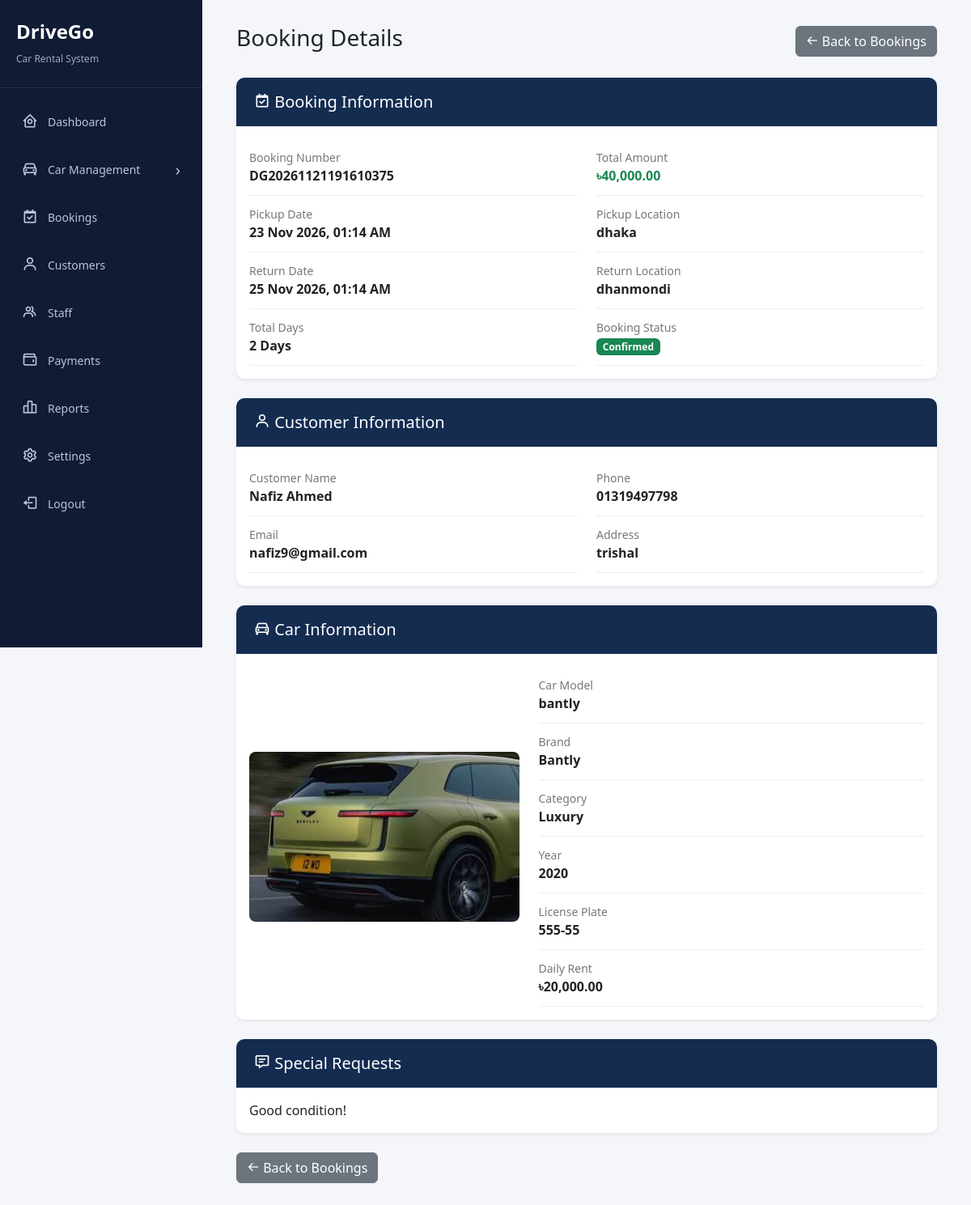
Screenshot of /admin/view_booking.php?id=4 (signed in) with the database file from the repository.
### tables this page shows
CREATE TABLE `bookings` (
  `booking_id` int NOT NULL,
  `booking_number` varchar(20) NOT NULL,
  `customer_id` int NOT NULL,
  `car_id` int NOT NULL,
  `pickup_date` datetime NOT NULL,
  `return_date` datetime NOT NULL,
  `pickup_location` varchar(255) NOT NULL,
  `return_location` varchar(255) NOT NULL,
  `total_days` int NOT NULL,
  `total_amount` decimal(10,2) NOT NULL,
  `status` enum('Pending','Confirmed','Rejected','Cancelled','Ongoing','Completed','Overdue') DEFAULT 'Pending',
  `special_requests` text,
  `created_at` timestamp NULL DEFAULT CURRENT_TIMESTAMP,
  `updated_at` timestamp NULL DEFAULT CURRENT_TIMESTAMP ON UPDATE CURRENT_TIMESTAMP
);

CREATE TABLE `users` (
  `user_id` int NOT NULL,
  `role_id` int NOT NULL,
  `full_name` varchar(100) NOT NULL,
  `email` varchar(100) NOT NULL,
  `phone` varchar(20) DEFAULT NULL,
  `password` varchar(255) NOT NULL,
  `address` text,
  `profile_image` varchar(255) DEFAULT 'default_avatar.png',
  `status` enum('active','inactive','suspended') DEFAULT 'active',
  `created_at` timestamp NULL DEFAULT CURRENT_TIMESTAMP,
  `updated_at` timestamp NULL DEFAULT CURRENT_TIMESTAMP ON UPDATE CURRENT_TIMESTAMP
);

CREATE TABLE `cars` (
  `car_id` int NOT NULL,
  `category_id` int NOT NULL,
  `brand_id` int NOT NULL,
  `model_name` varchar(100) NOT NULL,
  `license_plate` varchar(30) NOT NULL,
  `year` int NOT NULL,
  `seating_capacity` int NOT NULL,
  `fuel_type` enum('Petrol','Diesel','Hybrid','Electric') NOT NULL,
  `transmission` enum('Automatic','Manual') NOT NULL,
  `daily_rate` decimal(10,2) NOT NULL,
  `featured_image` varchar(255) DEFAULT NULL,
  `status` enum('available','rented','maintenance','inactive') DEFAULT 'available',
  `created_at` timestamp NULL DEFAULT CURRENT_TIMESTAMP,
  `updated_at` timestamp NULL DEFAULT CURRENT_TIMESTAMP ON UPDATE CURRENT_TIMESTAMP
);

CREATE TABLE `brands` (
  `brand_id` int NOT NULL,
  `brand_name` varchar(50) NOT NULL,
  `logo` varchar(255) DEFAULT NULL,
  `created_at` timestamp NULL DEFAULT CURRENT_TIMESTAMP
);

CREATE TABLE `categories` (
  `category_id` int NOT NULL,
  `category_name` varchar(50) NOT NULL,
  `description` text,
  `created_at` timestamp NULL DEFAULT CURRENT_TIMESTAMP
);

### admin/view_booking.php (the view, shortened to what this page needs)
<?php
require_once "../config/dbconfig.php";
$booking_id = (int) $_GET['id'];
$sql = "SELECT bookings.*,
               users.full_name,
               users.email,
               users.phone,
               users.address,
               cars.model_name,
               cars.year,
               cars.license_plate,
               cars.daily_rate,
               cars.featured_image,
               brands.brand_name,
               categories.category_name
        FROM bookings
        LEFT JOIN users
        ON bookings.customer_id = users.user_id
        LEFT JOIN cars
        ON bookings.car_id = cars.car_id
        LEFT JOIN brands
        ON cars.brand_id = brands.brand_id
        LEFT JOIN categories
        ON cars.category_id = categories.category_id
        WHERE bookings.booking_id = $booking_id";
$result = mysqli_query($conn, $sql);
$booking = mysqli_fetch_assoc($result);
?>
<!DOCTYPE html>
<html lang="en">
<head>
    <link href="https://cdn.jsdelivr.net/npm/bootstrap@5.3.3/dist/css/bootstrap.min.css" rel="stylesheet">
    <link href="https://unpkg.com/boxicons@2.1.4/css/boxicons.min.css" rel="stylesheet">
    <link rel="stylesheet" href="assets/css/custom.css">
</head>
<body>
    <?php require_once "partials/sidebar.php"; ?>
    <div class="main-content">
        <div class="container-fluid">
            <div class="d-flex justify-content-between align-items-center mb-4">
                <h3>Booking Details</h3>
                <a href="bookings.php" class="btn btn-secondary">
                    <i class='bx bx-arrow-back'></i>
                    Back to Bookings
                </a>
            </div>
            <div class="card details-card shadow-sm mb-4">
                <div class="card-header-custom">
                    <h5 class="mb-0">
                        <i class='bx bx-calendar-check'></i>
                        Booking Information
                    </h5>
                </div>
                <div class="card-body">
                    <div class="row">
                        <div class="col-md-6">
                            <div class="detail-item">
                                <div class="detail-label">Booking Number</div>
                                <div class="detail-value">
                                    <?php echo htmlspecialchars($booking['booking_number']); ?>
                                </div>
                            </div>
                            <div class="detail-item">
                                <div class="detail-label">Pickup Date</div>
                                <div class="detail-value">
                                    <?php echo date('d M Y, h:i A', strtotime($booking['pickup_date'])); ?>
                                </div>
                            </div>
                            <div class="detail-item">
                                <div class="detail-label">Return Date</div>
                                <div class="detail-value">
                                    <?php echo date('d M Y, h:i A', strtotime($booking['return_date'])); ?>
                                </div>
                            </div>
                            <div class="detail-item">
                                <div class="detail-label">Total Days</div>
                                <div class="detail-value">
                                    <?php echo htmlspecialchars($booking['total_days']); ?> Days
                                </div>
                            </div>
                        </div>
                        <div class="col-md-6">
                            <div class="detail-item">
                                <div class="detail-label">Total Amount</div>
                                <div class="detail-value text-success">
                                    ৳<?php echo number_format($booking['total_amount'], 2); ?>
                                </div>
                            </div>
                            <div class="detail-item">
                                <div class="detail-label">Pickup Location</div>
                                <div class="detail-value">
                                    <?php echo htmlspecialchars($booking['pickup_location']); ?>
                                </div>
                            </div>
                            <div class="detail-item">
                                <div class="detail-label">Return Location</div>
                                <div class="detail-value">
                                    <?php echo htmlspecialchars($booking['return_location']); ?>
                                </div>
                            </div>
                            <div class="detail-item">
                                <div class="detail-label">Booking Status</div>
                                <div class="detail-value">
                                    <?php
                                    $status = $booking['status'];
                                    if ($status == 'Pending') {
                                        $badge = 'bg-warning text-dark';
                                    } elseif ($status == 'Confirmed') {
                                        $badge = 'bg-success';
                                    } elseif ($status == 'Rejected') {
                                        $badge = 'bg-danger';
                                    } else {
                                        $badge = 'bg-secondary';
                                    }
                                    ?>
                                    <span class="badge <?php echo $badge; ?>">
                                        <?php echo htmlspecialchars($status); ?>
                                    </span>
                                </div>
                            </div>
                        </div>
                    </div>
                </div>
            </div>
            <div class="card details-card shadow-sm mb-4">
                <div class="card-header-custom">
                    <h5 class="mb-0">
                        <i class='bx bx-user'></i>
                        Customer Information
                    </h5>
                </div>
                <div class="card-body">
                    <div class="row">
                        <div class="col-md-6">
                            <div class="detail-item">
                                <div class="detail-label">Customer Name</div>
                                <div class="detail-value">
                                    <?php echo htmlspecialchars($booking['full_name'] ?? 'Unknown'); ?>
                                </div>
                            </div>
                            <div class="detail-item">
                                <div class="detail-label">Email</div>
                                <div class="detail-value">
                                    <?php echo htmlspecialchars($booking['email'] ?? 'Not available'); ?>
                                </div>
                            </div>
                        </div>
                        <div class="col-md-6">
                            <div class="detail-item">
                                <div class="detail-label">Phone</div>
                                <div class="detail-value">
                                    <?php echo htmlspecialchars($booking['phone'] ?? 'Not available'); ?>
                                </div>
                            </div>
                            <div class="detail-item">
                                <div class="detail-label">Address</div>
                                <div class="detail-value">
                                    <?php echo htmlspecialchars($booking['address'] ?? 'Not available'); ?>
                                </div>
                            </div>
                        </div>
                    </div>
                </div>
            </div>
            <div class="card details-card shadow-sm mb-4">
                <div class="card-header-custom">
                    <h5 class="mb-0">
                        <i class='bx bx-car'></i>
                        Car Information
                    </h5>
                </div>
                <div class="card-body">
                    <div class="row align-items-center">
                        <div class="col-md-5">
                            <?php if (!empty($booking['featured_image'])) { ?>
                                <img
                                    src="../uploads/cars/<?php echo htmlspecialchars($booking['featured_image']); ?>"
                                    class="car-image"
                                    alt="Car Image">
                            <?php } else { ?>
                                <p class="text-muted">No car image available.</p>
                            <?php } ?>
                        </div>
                        <div class="col-md-7">
                            <div class="detail-item">
                                <div class="detail-label">Car Model</div>
                                <div class="detail-value">
                                    <?php echo htmlspecialchars($booking['model_name'] ?? 'Unknown'); ?>
                                </div>
                            </div>
                            <div class="detail-item">
                                <div class="detail-label">Brand</div>
                                <div class="detail-value">
                                    <?php echo htmlspecialchars($booking['brand_name'] ?? 'Unknown'); ?>
                                </div>
                            </div>
                            <div class="detail-item">
                                <div class="detail-label">Category</div>
                                <div class="detail-value">
                                    <?php echo htmlspecialchars($booking['category_name'] ?? 'Unknown'); ?>
                                </div>
                            </div>
                            <div class="detail-item">
                                <div class="detail-label">Year</div>
                                <div class="detail-value">
                                    <?php echo htmlspecialchars($booking['year'] ?? ''); ?>
                                </div>
                            </div>
                            <div class="detail-item">
                                <div class="detail-label">License Plate</div>
                                <div class="detail-value">
                                    <?php echo htmlspecialchars($booking['license_plate'] ?? ''); ?>
                                </div>
                            </div>
                            <div class="detail-item">
                                <div class="detail-label">Daily Rent</div>
                                <div class="detail-value">
                                    ৳<?php echo number_format($booking['daily_rate'], 2); ?>
                                </div>
                            </div>
                        </div>
                    </div>
                </div>
            </div>
            <div class="card details-card shadow-sm mb-4">
                <div class="card-header-custom">
                    <h5 class="mb-0">
                        <i class='bx bx-message-detail'></i>
                        Special Requests
                    </h5>
                </div>
                <div class="card-body">
                    <?php if (!empty($booking['special_requests'])) { ?>
                        <?php echo nl2br(htmlspecialchars($booking['special_requests'])); ?>
                    <?php } else { ?>
                        <p class="text-muted mb-0">
                            No special requests.
                        </p>
                    <?php } ?>
                </div>
            </div>
            <a href="bookings.php" class="btn btn-secondary">
                <i class='bx bx-arrow-back'></i>
                Back to Bookings
            </a>
        </div>
    </div>
</body>
</html>

### rows the page displays
bookings: booking_number "DG20261121191610375", pickup_date "23 Nov 2026, 01:14 AM", return_date "25 Nov 2026, 01:14 AM", total_days "2", total_amount "40,000.00", pickup_location "dhaka", return_location "dhanmondi", status "Confirmed", users.full_name "Nafiz Ahmed", users.email "nafiz9@gmail.com", users.phone "01319497798", users.address "trishal", car.featured_image (picture), car.model_name "bantly", brands.brand_name "Bantly", categories.category_name "Luxury", car.year "2020", car.license_plate "555-55", car.daily_rate "20,000.00", special_requests "Good condition!"
